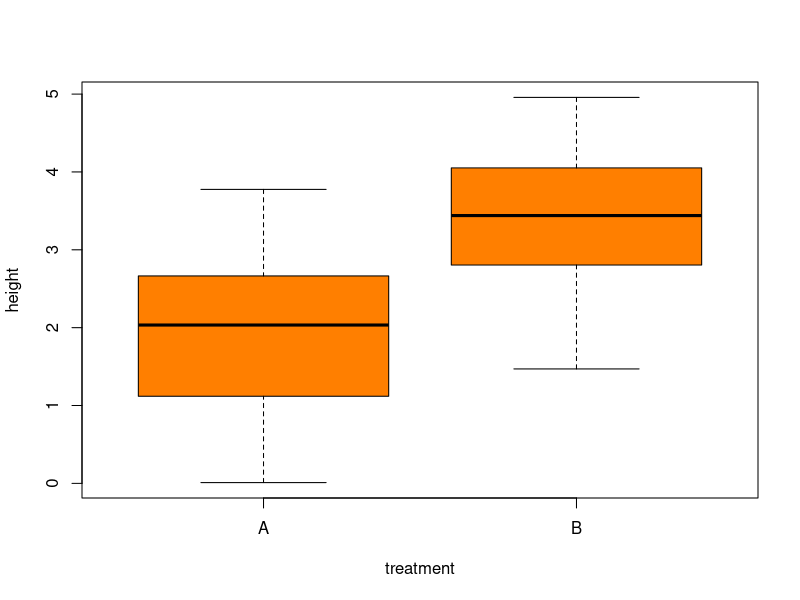
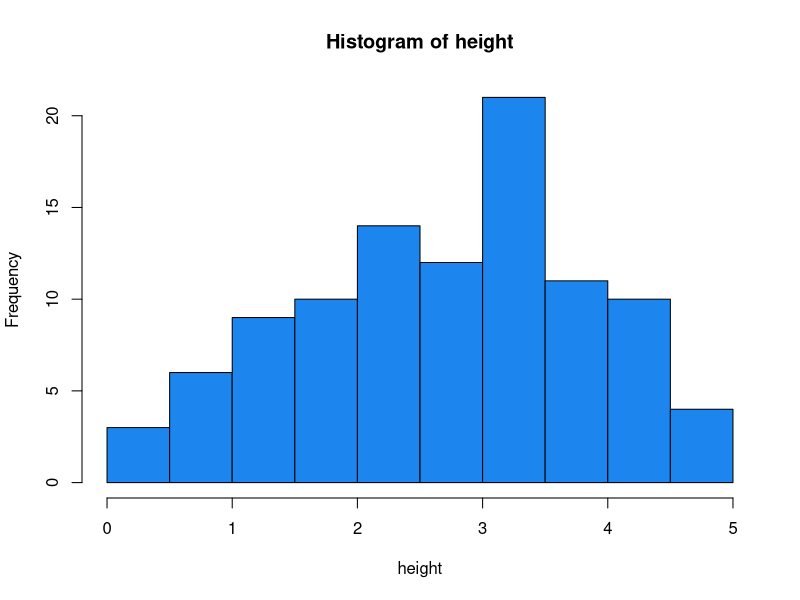
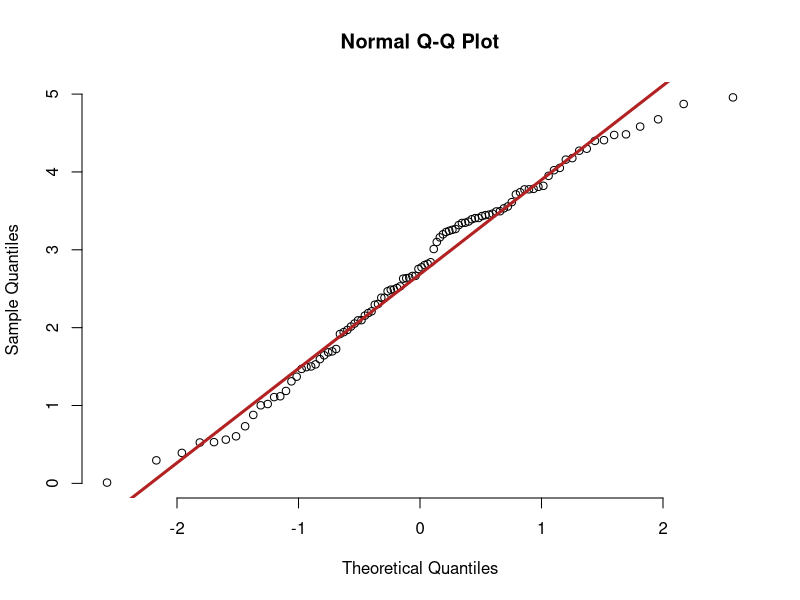
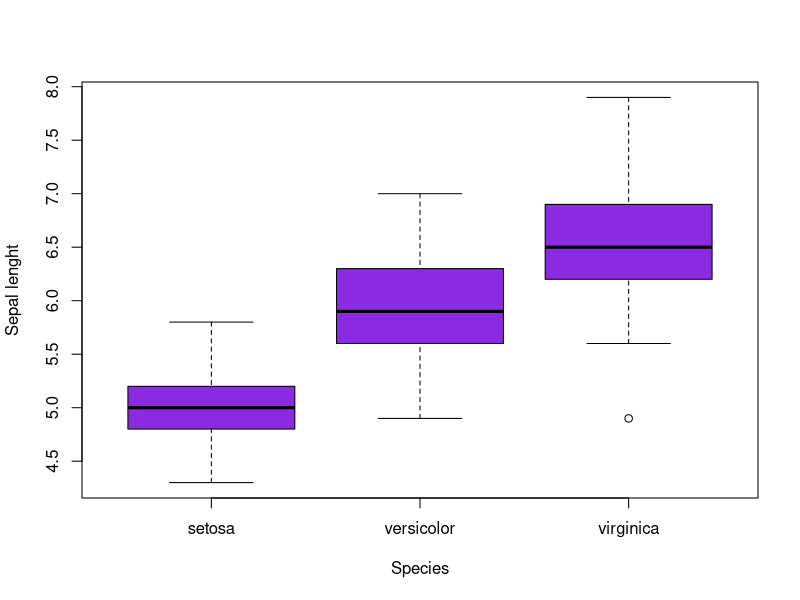

Here is the R script that generated these plots, in order:
## ---- chunk 1
knitr::opts_chunk$set(
	echo = TRUE,
	message = FALSE,
	warning = FALSE
)
## ---- chunk 2
data<-read.csv("data/03_waterpl.csv", header = TRUE, sep = ";")
attach(data)
## ---- chunk 3
t.test(height~treatment)
## ---- chunk 4
boxplot(height~treatment, col = "darkorange1")
## ---- chunk 5
shapiro.test(height)
hist(height, col = "dodgerblue2")
## ---- chunk 6
qqnorm(data$height, pch = 1, frame = FALSE)
qqline(data$height, col = "firebrick", lwd = 3)
## ---- chunk 7
bartlett.test(height~treatment)
## ---- chunk 8
wilcox.test(height~treatment)
## ---- chunk 9
data(iris)
attach(iris)
## ---- chunk 10
boxplot(Sepal.Length~Species, col = "blueviolet", ylab= "Sepal lenght")
## ---- chunk 11
comp1<-aov(Sepal.Length~Species)
summary(comp1)
## ---- chunk 12
shapiro.test(Sepal.Length)
## ---- chunk 13
bartlett.test(Sepal.Length~Species)
## ---- chunk 14
sessionInfo()
